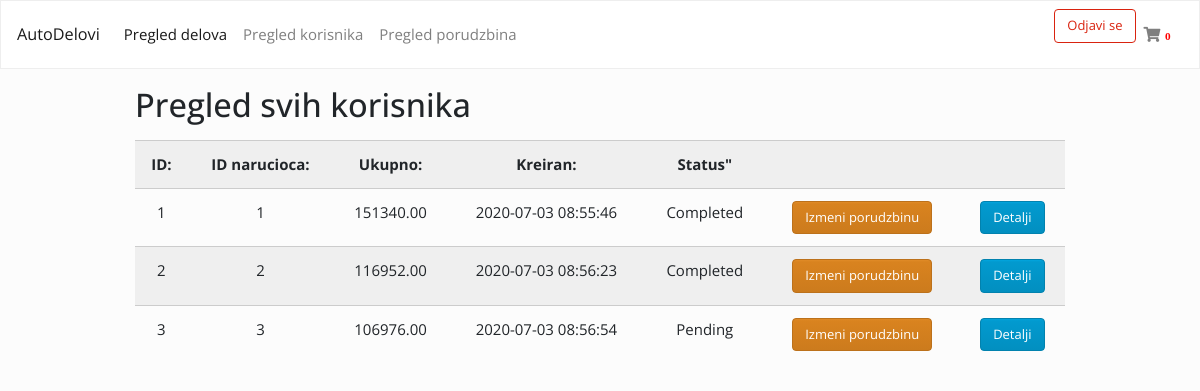
Screenshot of /portal/pregled-porudzbina.php (signed in) with the database file from the repository.
### tables this page shows
CREATE TABLE `orders` (
  `id` int(11) NOT NULL,
  `customer_id` int(11) NOT NULL,
  `grand_total` float(10,2) NOT NULL,
  `created` datetime NOT NULL,
  `status` enum('Pending','Completed','Cancelled') NOT NULL
);

### portal/pregled-porudzbina.php (the view, shortened to what this page needs)
<!DOCTYPE html>
<html lang="en">
<head>
    <link rel="stylesheet" type="text/css" href="css/bootstrap.min.css">
    <link rel="stylesheet" type="text/css" href="css/style.css">
    <link rel="stylesheet" href="https://cdnjs.cloudflare.com/ajax/libs/font-awesome/5.12.1/css/all.min.css">
</head>
<body>
    <header>
        <nav class="navbar navbar-expand-lg navbar-light bg-light">
            <a class="navbar-brand" href="">AutoDelovi</a>
            <div class="collapse navbar-collapse" id="navbarColor03">
                <ul class="navbar-nav mr-auto">
                    <ul class="navbar-nav mr-auto">
                        <li class="nav-item active">
                            <a class="nav-link" href="admin.php">Pregled delova<span class="sr-only">(current)</span></a>
                        </li>
                        <li class="nav-item">
                            <a class="nav-link" href="pregled-korisnika.php">Pregled korisnika</a>
                        </li>
                        <li class="nav-item">
                            <a class="nav-link" href="pregled-porudzbina.php">Pregled porudzbina</a>
                        </li>
                    </ul>
                </ul>
                <ul class="navbar-nav right">
                    <?php if (isset($_SESSION['userId'])) {
                        echo '<form action="php/logout.php">
    <input type="submit" value="Odjavi se" name="submit-logout" class="btn btn-outline-primary">
    </form>';
                    } else {
                        echo '
    <li class="nav-item">
    <a class="nav-link" data-toggle="modal" data-target=".bd-example-modal-lg"><i class="fas fa-user"></i></a>
    </li>';
                    } ?>
                    <li class="nav-item">
                        <a class="nav-link" href=""><i class="fas fa-shopping-cart"><span class="badge" style="color:red;">0</span></i></a>
                    </li>
                </ul>
            </div>
        </nav>
    </header>
    <main>
        <div class="container">
            <h1 class="mt-3 mb-3">Pregled svih korisnika</h1>
            <table class="table table-striped">
                <tr>
                    <th class="text-center">ID:</th>
                    <th class="text-center">ID narucioca:</th>
                    <th class="text-center">Ukupno:</th>
                    <th class="text-center">Kreiran:</th>
                    <th class="text-center">Status"</th>
                    <th></th>
                    <th></th>
                </tr>
                <?php
                include 'php/dbConfig.php';
                $query = "SELECT * FROM orders";
                $statement = $connect->prepare($query);
                $statement->execute();
                $result = $statement->fetchAll();
                $total_row = $statement->rowCount();
                $output = '';
                if ($total_row > 0) {
                    foreach ($result as $row) {
                        $output .= '
        <tr class="">
        <td class="text-center">' . $row['id'] . '</td>
        <td class="text-center">' . $row['customer_id'] . '</td>
        <td class="text-center">' . $row['grand_total'] . '</td>
        <td class="text-center">' . $row['created'] . '</td>
        <td class="text-center">' . $row['status'] . '</td>
        <td class="text-center"><a class="btn btn-danger" href="php/change_porudzbina.php?id=' . $row["id"] . '">Izmeni porudzbinu</a></td>
        <td class="text-center"><a class="btn btn-info" href="php/details_porudzbina.php?id=' . $row["id"] . '&customer=' . $row["customer_id"] . '" >Detalji</a></td>
        </tr>';
                    }
                    echo $output;
                } else {
                    echo ("<tr><td colspan='7' class='text-center'><h1>Nema porudzbina</h1></td></tr>");
                }
                ?>
            </table>
        </div>
    </main>
</body>
</html>

### portal/css/style.css (style rules this page uses)
body { font-size: 15px; }
a { color: grey; }

### portal/pregled-porudzbina.php (style rules this page uses)
.container { max-width: 80%; }

### rows the page displays
orders: id "1", customer "1", grand_total "151340.00", created "2020-07-03 08:55:46", status "Completed"
orders: id "2", customer "2", grand_total "116952.00", created "2020-07-03 08:56:23", status "Completed"
orders: id "3", customer "3", grand_total "106976.00", created "2020-07-03 08:56:54", status "Pending"
